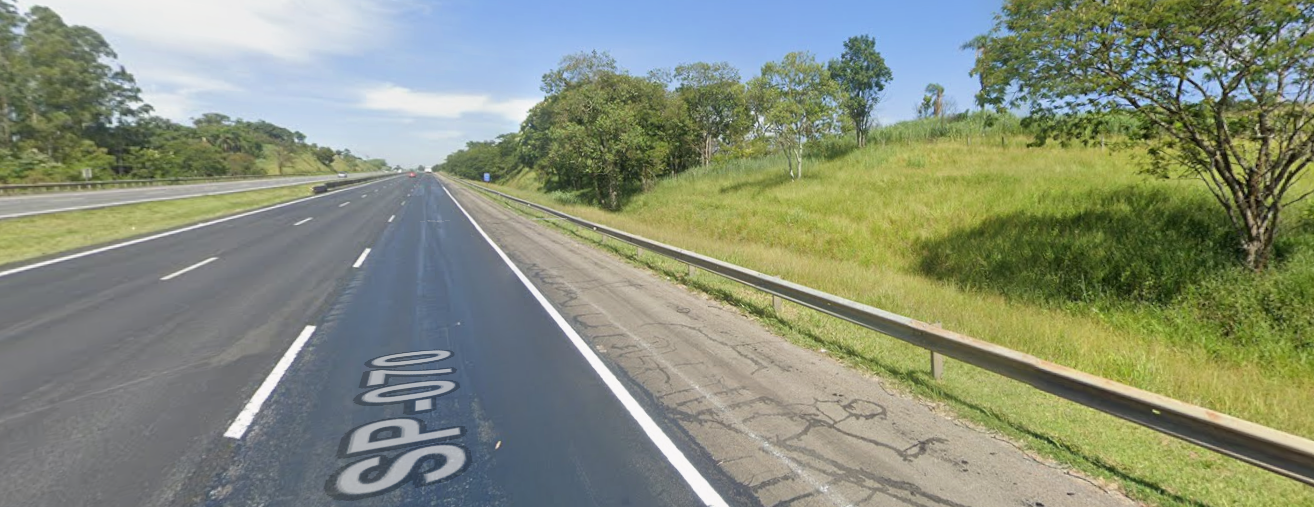
#> input picture tests/vision_playground/teste.png, 1314 x 507 px
$ python experimento_06.py
#> lines starting #> are read from the running program, lines starting #| are printed output that depends on the picture; after the words box and inside, x2 and y2 are one past the last pixel; in counts of white or black regions, pixels touching at a corner belong together
import cv2
import numpy as np


def nada(x):
    pass


# Carregar a imagem
frame = cv2.imread("teste.png")
#> frame is the input picture: shape (507, 1314, 3); mean B, G, R 123.1, 142.8, 134.9
frame_hsv = cv2.cvtColor(frame, cv2.COLOR_BGR2HSV)
#> frame_hsv: shape (507, 1314, 3); mean H, S, V 63.5, 71.3, 151.2

# Criar janela com trackbars
cv2.namedWindow("Trackbars")
cv2.createTrackbar("H Min", "Trackbars", 33, 179, nada)
cv2.createTrackbar("H Max", "Trackbars", 95, 179, nada)
cv2.createTrackbar("S Min", "Trackbars", 42, 255, nada)
cv2.createTrackbar("S Max", "Trackbars", 255, 255, nada)
cv2.createTrackbar("V Min", "Trackbars", 0, 255, nada)
cv2.createTrackbar("V Max", "Trackbars", 255, 255, nada)

while True:
    h_min = cv2.getTrackbarPos("H Min", "Trackbars")
    h_max = cv2.getTrackbarPos("H Max", "Trackbars")
    s_min = cv2.getTrackbarPos("S Min", "Trackbars")
    s_max = cv2.getTrackbarPos("S Max", "Trackbars")
    v_min = cv2.getTrackbarPos("V Min", "Trackbars")
    v_max = cv2.getTrackbarPos("V Max", "Trackbars")

    limite_inferior = np.array([h_min, s_min, v_min])
    limite_superior = np.array([h_max, s_max, v_max])

    mascara = cv2.inRange(frame_hsv, limite_inferior, limite_superior)
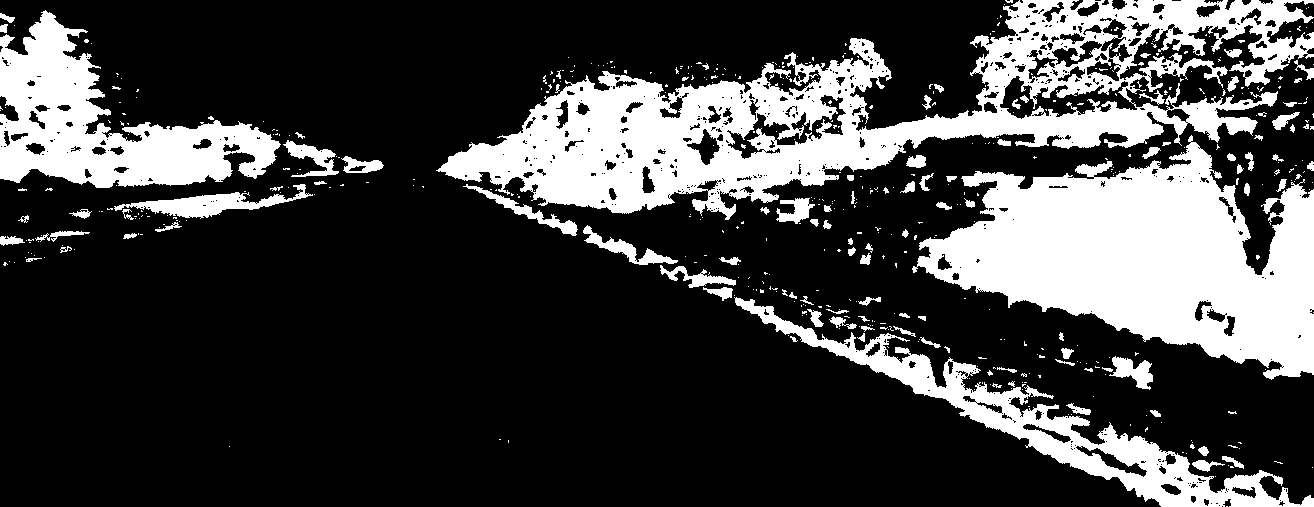
#> mascara: shape (507, 1314); 25.7% white; 532 white regions (427 under 20 px), largest, box (x1, y1, x2, y2) and area: (436, 0, 1314, 220) 65968, (912, 135, 1314, 380) 52803, (0, 10, 281, 188) 21266

    cv2.imshow("Original", frame)
    cv2.imshow("Mascara", mascara)

    if cv2.waitKey(1) & 0xFF == ord("q"):
#> (key q is pressed here)
        break

cv2.destroyAllWindows()

print(f"Valores finais -> H: [{h_min}, {h_max}]  S: [{s_min}, {s_max}]  V: [{v_min}, {v_max}]")

# Recriar a máscara final com os valores calibrados
limite_inferior = np.array([h_min, s_min, v_min])
limite_superior = np.array([h_max, s_max, v_max])
mascara_final = cv2.inRange(frame_hsv, limite_inferior, limite_superior)

# Contar pixels brancos (vegetação) e o total de pixels da imagem
pixels_vegetacao = cv2.countNonZero(mascara_final)
#> pixels_vegetacao = 170886
altura, largura = mascara_final.shape
#> altura = 507; largura = 1314
total_pixels = altura * largura
#> total_pixels = 666198

# Calcular o percentual
percentual_vegetacao = (pixels_vegetacao / total_pixels) * 100
#> percentual_vegetacao = 25.65

print(f"Pixels de vegetação: {pixels_vegetacao}")
#| Pixels de vegetação: 170886
print(f"Total de pixels: {total_pixels}")
#| Total de pixels: 666198
print(f"Percentual de vegetação: {percentual_vegetacao:.2f}%")
#| Percentual de vegetação: 25.65%
